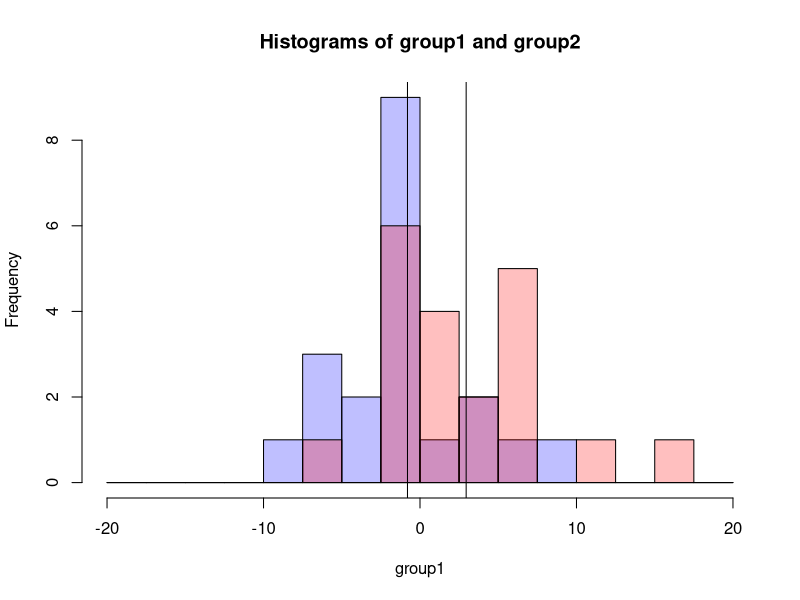
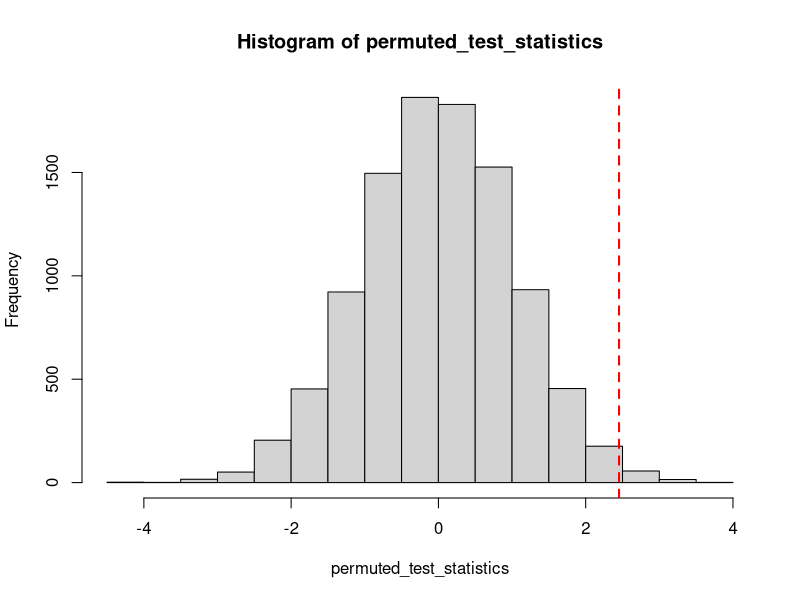
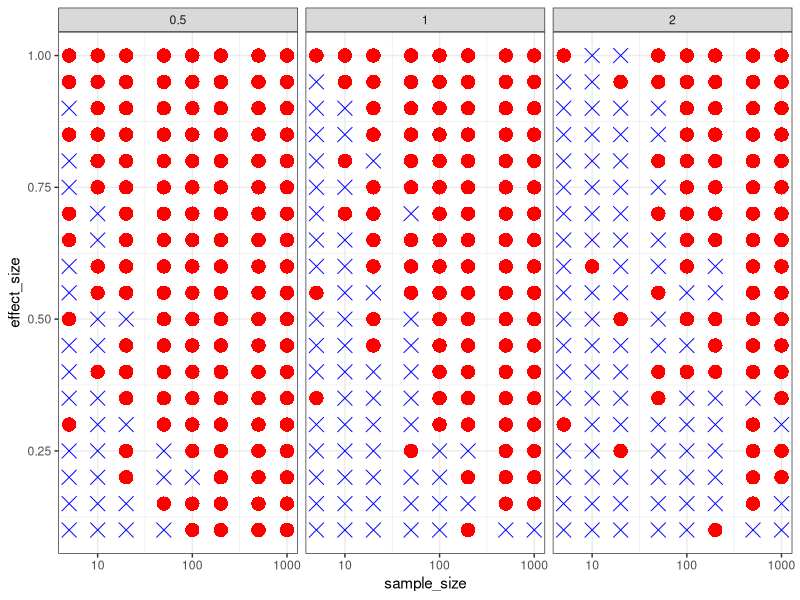
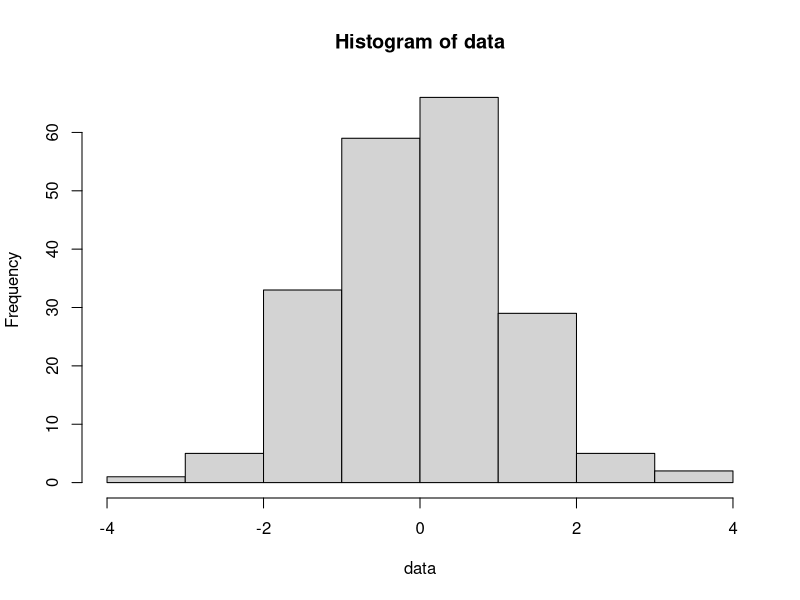
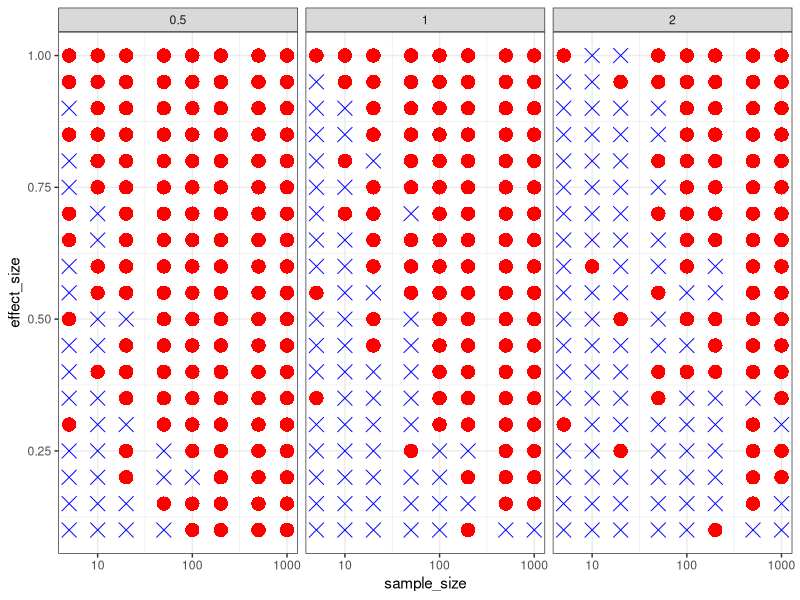

R code for these plots, in order:
## ---- chunk 1
### Don't need to run this commented code ###
# Generate some data

# effect_size <- 0.25
# stddev <- 0.5
# sample_size <- 20
#
# group1 <- round(rnorm(sample_size, mean = 0, sd = stddev)*10)
# group2 <- round(rnorm(sample_size, mean = effect_size, sd = stddev)*10)
#
# print(group1)
# print(group2)
## ---- chunk 2
# Add comments next to each code chunk to describe the data analysis steps

# Data
group1 <- c(0, 5, 2, -2, 8,
            -6, 0, 0, -6, -3,
            -7, 4, -2, -2, 0,
            -4, -1, -8, 0, 6)

group2 <- c(-2, 2, -2, -5, 7,
            11, 6, 2, 1, 1,
            6, -2, -1, 7, 7,
            -2, 4, 3, -1, 17)

sample_size <- length(group1)
## ---- chunk 3
# Add comments next to each code chunk to describe the data analysis steps

hist(group1,
     col = rgb(0, 0, 1, 0.25),
     breaks = seq(-20, 20, 2.5),
     xlim = c(-20, 20),
     main = "Histograms of group1 and group2")
hist(group2,
     col = rgb(1, 0, 0, 0.25),
     breaks = seq(-20, 20, 2.5),
     add = T)
abline(v = mean(group1))
abline(v = mean(group2))
## ---- chunk 4
# Add comments next to each code chunk to describe the data analysis steps

signal <- mean(group2) - mean(group1)
noise <- sqrt((var(group2) / sample_size) + (var(group1) / sample_size))

test_statistic <- signal / noise
print(test_statistic)
## ---- chunk 5
# Add comments next to each code chunk to describe the data analysis steps

num_permutations <- 10000
permuted_test_statistics <- {}
## ---- chunk 6
# Add comments next to each code chunk to describe the data analysis steps

for(i in 1:num_permutations) {
  permuted_data <- sample(c(group1, group2))

  rand_group1 <- permuted_data[1:20]
  rand_group2 <- permuted_data[21:40]

  signal <- mean(rand_group2) - mean(rand_group1)
  noise <- sqrt((var(rand_group2) / 20) + (var(rand_group1) / 20))

  permuted_test_statistics <- c(permuted_test_statistics,
                                (signal / noise))
}
## ---- chunk 7
# Add comments next to each code chunk to describe the data analysis steps

hist(permuted_test_statistics)
abline(v = test_statistic, col = "red", lwd = 2, lty = 2)
## ---- chunk 8
# Add comments next to each code chunk to describe the data analysis steps

pvalue <- sum(permuted_test_statistics >= test_statistic) / num_permutations
cat("The pvalue based on a permutation test is", pvalue,"\n")
## ---- chunk 9
t.test(group2, group1, alternative = "greater")
## ---- chunk 10
library(tidyverse)
## ---- chunk 11
# Add comments next to each code chunk to describe the data analysis steps

sample_data <- {}
es_sd_ss_pvalue <- {}

for(effect_size in seq(0.1, 1, 0.05)) {
  for(stddev in c(0.5, 1, 2)) {
    for(sample_size in c(5, 10, 20, 50, 100, 200, 500, 1000)) {
      group1 <- rnorm(sample_size, mean = 0, sd = stddev)
      group2 <- rnorm(sample_size, mean = effect_size, sd = stddev)

      sample_data <- rbind(sample_data,
                           cbind(rep(sample_size, sample_size),
                                 rep(effect_size, sample_size),
                                 rep(stddev, sample_size),
                                 group1,
                                 group2))

      ttest_out <- t.test(group1, group2)
      es_sd_ss_pvalue <- rbind(es_sd_ss_pvalue,
                            c(effect_size, stddev, sample_size, ttest_out$p.value))
    }
  }
}

colnames(es_sd_ss_pvalue) <- c("effect_size",
                               "std_deviation",
                               "sample_size",
                               "pvalue")
es_sd_ss_pvalue <- as_tibble(es_sd_ss_pvalue)
## ---- chunk 12
# Add comments next to each code chunk to describe the data analysis steps

es_sd_ss_pvalue <- es_sd_ss_pvalue %>%
  mutate(pvalue_below_thresh = (pvalue < 0.05))
## ---- chunk 13
# No need to add comments to this chunk that's just making the plot.
# However, it is useful to go through it to make sure you understand what is being plotted in the figure.

plot_es_sd_ss_pvalue <- es_sd_ss_pvalue %>%
  ggplot(aes(x = sample_size,
         y = effect_size,
         size = 2,
         #size = -log10(pvalue),
         color = pvalue_below_thresh,
         shape = pvalue_below_thresh)) +
  geom_point() +
  scale_shape_manual(values = c(4, 16)) +
  scale_color_manual(values = c("blue", "red")) +
  scale_x_log10() +
  facet_wrap(~std_deviation, nrow = 1) +
  theme_bw() +
  theme(legend.position = "none")

plot_es_sd_ss_pvalue
## ---- chunk 14
# In case the figure above is squished, you can examine this PDF file
ggsave(filename = "effectsize_variance_samplesize_pvalue.pdf",
       plot_es_sd_ss_pvalue, height = 5, width = 12)
## ---- chunk 15
# Add comments next to each code chunk to describe the data analysis steps

data <- rnorm(200)
hist(data)
## ---- chunk 16
# Add comments next to each code chunk to describe the data analysis steps

attempts <- 0
pvalue <- 1
## ---- chunk 17
# Add comments next to each code chunk to describe the data analysis steps

while(pvalue > 0.05) {
  attempts <- attempts + 1

  cases <- sample(data, 100)
  controls <- data[!data %in% cases]

  pvalue <- t.test(cases, controls)$p.value
}


cat("Congratulations! With p =", pvalue,
    "you achieved scientific success in", attempts, "attempts!\n") 
